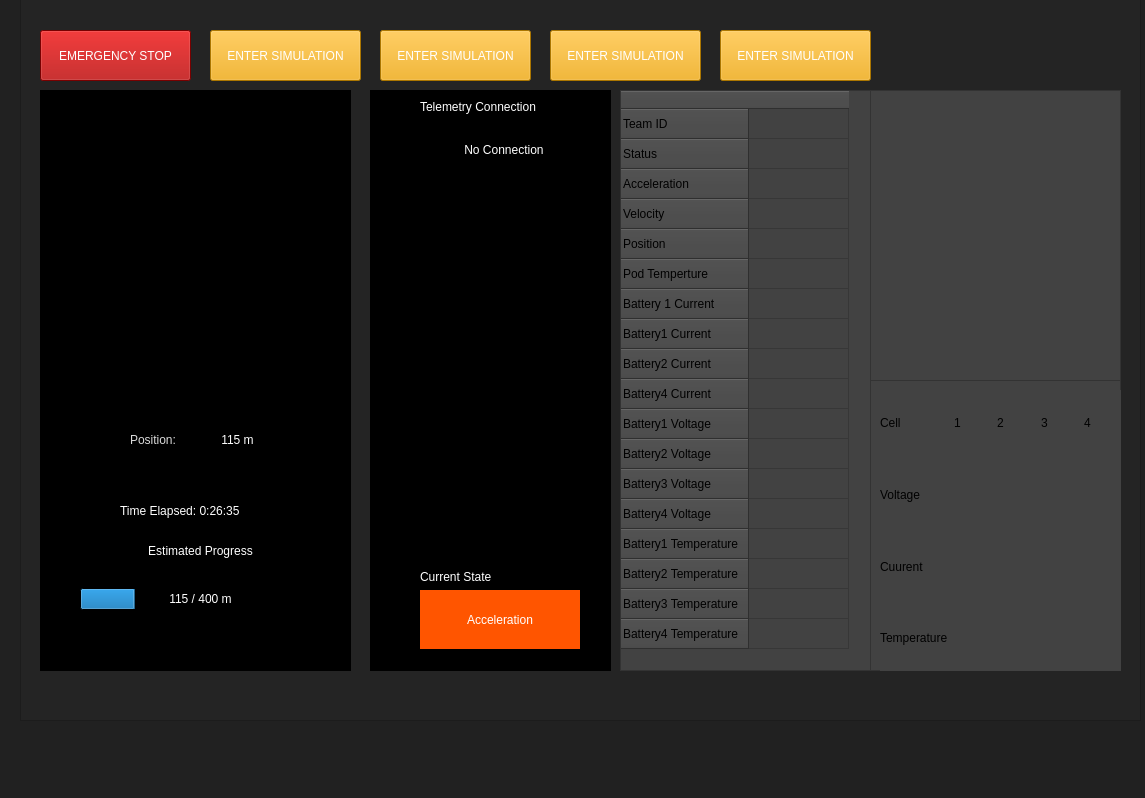
<?xml version="1.0" encoding="UTF-8"?>
<ui version="4.0">
 <class>MainWindow</class>
 <widget class="QMainWindow" name="MainWindow">
  <property name="geometry">
   <rect>
    <x>0</x>
    <y>0</y>
    <width>1145</width>
    <height>798</height>
   </rect>
  </property>
  <property name="sizePolicy">
   <sizepolicy hsizetype="Preferred" vsizetype="Fixed">
    <horstretch>0</horstretch>
    <verstretch>0</verstretch>
   </sizepolicy>
  </property>
  <property name="windowTitle">
   <string>MainWindow</string>
  </property>
  <property name="styleSheet">
   <string notr="true">background-color: rgb(33, 33, 33);</string>
  </property>
  <widget class="QWidget" name="centralwidget">
   <widget class="QFrame" name="main_frame">
    <property name="geometry">
     <rect>
      <x>20</x>
      <y>-10</y>
      <width>1121</width>
      <height>731</height>
     </rect>
    </property>
    <property name="styleSheet">
     <string notr="true">background-color: rgb(36, 36, 36);</string>
    </property>
    <property name="frameShape">
     <enum>QFrame::StyledPanel</enum>
    </property>
    <property name="frameShadow">
     <enum>QFrame::Raised</enum>
    </property>
    <widget class="QPushButton" name="estop_button">
     <property name="geometry">
      <rect>
       <x>20</x>
       <y>40</y>
       <width>151</width>
       <height>51</height>
      </rect>
     </property>
     <property name="styleSheet">
      <string notr="true">background-color: rgb(170, 0, 0);
color: rgb(255, 255, 255);
font: 63 8pt &quot;Segoe UI Semibold&quot;;</string>
     </property>
     <property name="text">
      <string>EMERGENCY STOP</string>
     </property>
    </widget>
    <widget class="QFrame" name="left_frame">
     <property name="geometry">
      <rect>
       <x>20</x>
       <y>100</y>
       <width>311</width>
       <height>581</height>
      </rect>
     </property>
     <property name="styleSheet">
      <string notr="true">background-color: rgb(0, 0, 0);</string>
     </property>
     <property name="frameShape">
      <enum>QFrame::StyledPanel</enum>
     </property>
     <property name="frameShadow">
      <enum>QFrame::Raised</enum>
     </property>
     <widget class="QWidget" name="verticalLayoutWidget">
      <property name="geometry">
       <rect>
        <x>0</x>
        <y>0</y>
        <width>311</width>
        <height>291</height>
       </rect>
      </property>
      <layout class="QVBoxLayout" name="speed_guage_layout"/>
     </widget>
     <widget class="QLabel" name="time_elapsed_label">
      <property name="geometry">
       <rect>
        <x>80</x>
        <y>400</y>
        <width>171</width>
        <height>41</height>
       </rect>
      </property>
      <property name="styleSheet">
       <string notr="true">font: 75 10pt &quot;Microsoft YaHei UI&quot;;
color: rgb(255, 255, 255);</string>
      </property>
      <property name="text">
       <string>Time Elapsed: 0:26:35</string>
      </property>
     </widget>
     <widget class="QLabel" name="estimated_progress_title_label">
      <property name="geometry">
       <rect>
        <x>80</x>
        <y>450</y>
        <width>161</width>
        <height>21</height>
       </rect>
      </property>
      <property name="styleSheet">
       <string notr="true">font: 75 10pt &quot;Microsoft YaHei UI&quot;;
color: rgb(255, 255, 255);</string>
      </property>
      <property name="text">
       <string>Estimated Progress</string>
      </property>
      <property name="alignment">
       <set>Qt::AlignCenter</set>
      </property>
     </widget>
     <widget class="QWidget" name="verticalLayoutWidget_2">
      <property name="geometry">
       <rect>
        <x>40</x>
        <y>480</y>
        <width>241</width>
        <height>59</height>
       </rect>
      </property>
      <layout class="QVBoxLayout" name="progress_bar_layout">
       <item>
        <widget class="QProgressBar" name="progressBar">
         <property name="styleSheet">
          <string notr="true">color: rgb(255, 255, 255);</string>
         </property>
         <property name="maximum">
          <number>500</number>
         </property>
         <property name="value">
          <number>115</number>
         </property>
         <property name="textVisible">
          <bool>true</bool>
         </property>
         <property name="invertedAppearance">
          <bool>false</bool>
         </property>
         <property name="textDirection">
          <enum>QProgressBar::TopToBottom</enum>
         </property>
         <property name="format">
          <string>%v / 400 m</string>
         </property>
        </widget>
       </item>
      </layout>
     </widget>
     <widget class="QWidget" name="horizontalLayoutWidget">
      <property name="geometry">
       <rect>
        <x>90</x>
        <y>310</y>
        <width>141</width>
        <height>80</height>
       </rect>
      </property>
      <layout class="QHBoxLayout" name="position_layout">
       <item>
        <widget class="QLabel" name="position_label">
         <property name="sizePolicy">
          <sizepolicy hsizetype="Preferred" vsizetype="Fixed">
           <horstretch>0</horstretch>
           <verstretch>0</verstretch>
          </sizepolicy>
         </property>
         <property name="styleSheet">
          <string notr="true">font: 75 9pt &quot;Microsoft YaHei&quot;;
color: rgb(218, 218, 218);</string>
         </property>
         <property name="text">
          <string>Position: </string>
         </property>
        </widget>
       </item>
       <item>
        <widget class="QLabel" name="position_ind">
         <property name="styleSheet">
          <string notr="true">font: 75 14pt &quot;Microsoft YaHei&quot;;
color: rgb(255, 255, 255);</string>
         </property>
         <property name="text">
          <string>115 m</string>
         </property>
         <property name="alignment">
          <set>Qt::AlignCenter</set>
         </property>
        </widget>
       </item>
      </layout>
     </widget>
    </widget>
    <widget class="QFrame" name="DataFrame">
     <property name="geometry">
      <rect>
       <x>600</x>
       <y>100</y>
       <width>501</width>
       <height>581</height>
      </rect>
     </property>
     <property name="styleSheet">
      <string notr="true">background-color: rgb(66, 66, 66);</string>
     </property>
     <property name="frameShape">
      <enum>QFrame::StyledPanel</enum>
     </property>
     <property name="frameShadow">
      <enum>QFrame::Raised</enum>
     </property>
     <widget class="QTableView" name="healthChkTable">
      <property name="geometry">
       <rect>
        <x>250</x>
        <y>0</y>
        <width>251</width>
        <height>291</height>
       </rect>
      </property>
     </widget>
     <widget class="QWidget" name="gridLayoutWidget">
      <property name="geometry">
       <rect>
        <x>260</x>
        <y>300</y>
        <width>241</width>
        <height>281</height>
       </rect>
      </property>
      <layout class="QGridLayout" name="gridLayout">
       <item row="1" column="0">
        <widget class="QLabel" name="Voltage_Label">
         <property name="text">
          <string>Voltage</string>
         </property>
        </widget>
       </item>
       <item row="2" column="0">
        <widget class="QLabel" name="Current_label">
         <property name="text">
          <string>Cuurent</string>
         </property>
        </widget>
       </item>
       <item row="0" column="4">
        <widget class="QLabel" name="Cell_4_label">
         <property name="text">
          <string>4</string>
         </property>
        </widget>
       </item>
       <item row="0" column="2">
        <widget class="QLabel" name="Cell_2_label">
         <property name="text">
          <string>2</string>
         </property>
        </widget>
       </item>
       <item row="3" column="0">
        <widget class="QLabel" name="Temperature_label">
         <property name="text">
          <string>Temperature</string>
         </property>
        </widget>
       </item>
       <item row="0" column="1">
        <widget class="QLabel" name="Cell_1_label">
         <property name="text">
          <string>1</string>
         </property>
        </widget>
       </item>
       <item row="0" column="3">
        <widget class="QLabel" name="Cell_3_label">
         <property name="text">
          <string>3</string>
         </property>
        </widget>
       </item>
       <item row="0" column="0">
        <widget class="QLabel" name="Cell_label">
         <property name="text">
          <string>Cell</string>
         </property>
        </widget>
       </item>
      </layout>
     </widget>
     <widget class="QTableWidget" name="telemetryTable">
      <property name="geometry">
       <rect>
        <x>0</x>
        <y>0</y>
        <width>251</width>
        <height>581</height>
       </rect>
      </property>
      <row>
       <property name="text">
        <string>Team ID</string>
       </property>
      </row>
      <row>
       <property name="text">
        <string>Status</string>
       </property>
      </row>
      <row>
       <property name="text">
        <string>Acceleration</string>
       </property>
      </row>
      <row>
       <property name="text">
        <string>Velocity</string>
       </property>
      </row>
      <row>
       <property name="text">
        <string>Position</string>
       </property>
      </row>
      <row>
       <property name="text">
        <string>Pod Temperture</string>
       </property>
      </row>
      <row>
       <property name="text">
        <string>Battery 1 Current</string>
       </property>
      </row>
      <row>
       <property name="text">
        <string>Battery1 Current</string>
       </property>
      </row>
      <row>
       <property name="text">
        <string>Battery2 Current</string>
       </property>
      </row>
      <row>
       <property name="text">
        <string>Battery4 Current</string>
       </property>
      </row>
      <row>
       <property name="text">
        <string>Battery1 Voltage</string>
       </property>
      </row>
      <row>
       <property name="text">
        <string>Battery2 Voltage</string>
       </property>
      </row>
      <row>
       <property name="text">
        <string>Battery3 Voltage</string>
       </property>
      </row>
      <row>
       <property name="text">
        <string>Battery4 Voltage</string>
       </property>
      </row>
      <row>
       <property name="text">
        <string>Battery1 Temperature</string>
       </property>
      </row>
      <row>
       <property name="text">
        <string>Battery2 Temperature</string>
       </property>
      </row>
      <row>
       <property name="text">
        <string>Battery3 Temperature</string>
       </property>
      </row>
      <row>
       <property name="text">
        <string>Battery4 Temperature</string>
       </property>
      </row>
      <column>
       <property name="text">
        <string/>
       </property>
      </column>
     </widget>
    </widget>
    <widget class="QLabel" name="label">
     <property name="geometry">
      <rect>
       <x>700</x>
       <y>40</y>
       <width>81</width>
       <height>41</height>
      </rect>
     </property>
     <property name="text">
      <string/>
     </property>
    </widget>
    <widget class="QPushButton" name="simulation_button">
     <property name="geometry">
      <rect>
       <x>190</x>
       <y>40</y>
       <width>151</width>
       <height>51</height>
      </rect>
     </property>
     <property name="styleSheet">
      <string notr="true">background-color: rgb(240, 165, 0);
color: rgb(255, 255, 255);
font: 63 8pt &quot;Segoe UI Semibold&quot;;</string>
     </property>
     <property name="text">
      <string>ENTER SIMULATION</string>
     </property>
    </widget>
    <widget class="QFrame" name="StateFrame">
     <property name="geometry">
      <rect>
       <x>350</x>
       <y>100</y>
       <width>241</width>
       <height>581</height>
      </rect>
     </property>
     <property name="font">
      <font>
       <family>MS Shell Dlg 2</family>
      </font>
     </property>
     <property name="styleSheet">
      <string notr="true">background-color: rgb(0, 0, 0);</string>
     </property>
     <property name="frameShape">
      <enum>QFrame::StyledPanel</enum>
     </property>
     <property name="frameShadow">
      <enum>QFrame::Raised</enum>
     </property>
     <widget class="QWidget" name="verticalLayoutWidget_3">
      <property name="geometry">
       <rect>
        <x>50</x>
        <y>480</y>
        <width>160</width>
        <height>80</height>
       </rect>
      </property>
      <layout class="QVBoxLayout" name="current_state_layout">
       <property name="spacing">
        <number>6</number>
       </property>
       <property name="topMargin">
        <number>0</number>
       </property>
       <property name="bottomMargin">
        <number>1</number>
       </property>
       <item>
        <widget class="QLabel" name="current_state_title">
         <property name="sizePolicy">
          <sizepolicy hsizetype="Preferred" vsizetype="Fixed">
           <horstretch>0</horstretch>
           <verstretch>0</verstretch>
          </sizepolicy>
         </property>
         <property name="styleSheet">
          <string notr="true">font: 75 10pt &quot;Microsoft YaHei&quot;;
color: rgb(255, 255, 255);</string>
         </property>
         <property name="text">
          <string>Current State</string>
         </property>
        </widget>
       </item>
       <item>
        <widget class="QLabel" name="current_state_ind">
         <property name="sizePolicy">
          <sizepolicy hsizetype="Preferred" vsizetype="Expanding">
           <horstretch>0</horstretch>
           <verstretch>0</verstretch>
          </sizepolicy>
         </property>
         <property name="styleSheet">
          <string notr="true">color: rgb(255, 255, 255);
background-color: rgb(255, 85, 0);
font: 75 8pt &quot;Microsoft YaHei&quot;;</string>
         </property>
         <property name="text">
          <string>Acceleration</string>
         </property>
         <property name="alignment">
          <set>Qt::AlignCenter</set>
         </property>
        </widget>
       </item>
      </layout>
     </widget>
     <widget class="QWidget" name="verticalLayoutWidget_4">
      <property name="geometry">
       <rect>
        <x>50</x>
        <y>10</y>
        <width>168</width>
        <height>80</height>
       </rect>
      </property>
      <layout class="QVBoxLayout" name="telemetry_connection_layout">
       <property name="spacing">
        <number>6</number>
       </property>
       <property name="topMargin">
        <number>0</number>
       </property>
       <property name="bottomMargin">
        <number>1</number>
       </property>
       <item>
        <widget class="QLabel" name="current_state_title_2">
         <property name="sizePolicy">
          <sizepolicy hsizetype="Preferred" vsizetype="Fixed">
           <horstretch>0</horstretch>
           <verstretch>0</verstretch>
          </sizepolicy>
         </property>
         <property name="styleSheet">
          <string notr="true">font: 75 10pt &quot;Microsoft YaHei&quot;;
color: rgb(255, 255, 255);</string>
         </property>
         <property name="text">
          <string>Telemetry Connection</string>
         </property>
        </widget>
       </item>
       <item>
        <widget class="QLabel" name="current_state_ind_2">
         <property name="sizePolicy">
          <sizepolicy hsizetype="Preferred" vsizetype="Expanding">
           <horstretch>0</horstretch>
           <verstretch>0</verstretch>
          </sizepolicy>
         </property>
         <property name="styleSheet">
          <string notr="true">color: rgb(255, 255, 255);
font: 75 8pt &quot;Microsoft YaHei&quot;;</string>
         </property>
         <property name="text">
          <string>No Connection</string>
         </property>
         <property name="alignment">
          <set>Qt::AlignCenter</set>
         </property>
        </widget>
       </item>
      </layout>
     </widget>
    </widget>
    <widget class="QPushButton" name="simulation_button_2">
     <property name="geometry">
      <rect>
       <x>360</x>
       <y>40</y>
       <width>151</width>
       <height>51</height>
      </rect>
     </property>
     <property name="styleSheet">
      <string notr="true">background-color: rgb(240, 165, 0);
color: rgb(255, 255, 255);
font: 63 8pt &quot;Segoe UI Semibold&quot;;</string>
     </property>
     <property name="text">
      <string>ENTER SIMULATION</string>
     </property>
    </widget>
    <widget class="QPushButton" name="simulation_button_3">
     <property name="geometry">
      <rect>
       <x>530</x>
       <y>40</y>
       <width>151</width>
       <height>51</height>
      </rect>
     </property>
     <property name="styleSheet">
      <string notr="true">background-color: rgb(240, 165, 0);
color: rgb(255, 255, 255);
font: 63 8pt &quot;Segoe UI Semibold&quot;;</string>
     </property>
     <property name="text">
      <string>ENTER SIMULATION</string>
     </property>
    </widget>
    <widget class="QPushButton" name="simulation_button_4">
     <property name="geometry">
      <rect>
       <x>700</x>
       <y>40</y>
       <width>151</width>
       <height>51</height>
      </rect>
     </property>
     <property name="styleSheet">
      <string notr="true">background-color: rgb(240, 165, 0);
color: rgb(255, 255, 255);
font: 63 8pt &quot;Segoe UI Semibold&quot;;</string>
     </property>
     <property name="text">
      <string>ENTER SIMULATION</string>
     </property>
    </widget>
   </widget>
  </widget>
  <widget class="QMenuBar" name="menubar">
   <property name="geometry">
    <rect>
     <x>0</x>
     <y>0</y>
     <width>1145</width>
     <height>22</height>
    </rect>
   </property>
  </widget>
  <widget class="QStatusBar" name="statusbar"/>
 </widget>
 <resources/>
 <connections/>
</ui>
